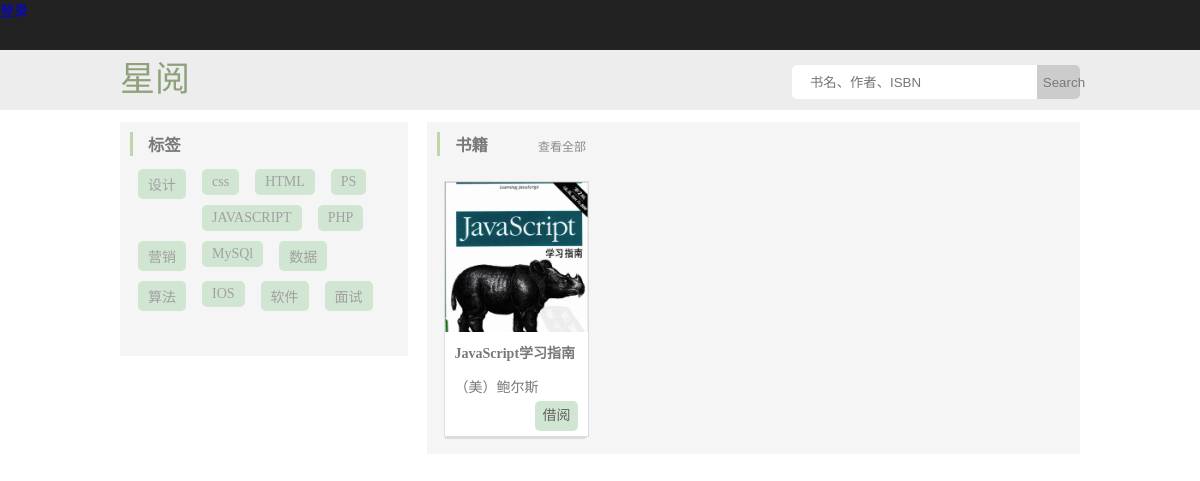
The app's page /page.php?id=5 with its own data.
### tables this page shows
CREATE TABLE `book_label` (
  `id` int(11) NOT NULL,
  `label` varchar(120) NOT NULL COMMENT '标签名'
);

CREATE TABLE `book_list` (
  `id` int(11) NOT NULL,
  `book` varchar(120) NOT NULL COMMENT '书名',
  `author` varchar(120) NOT NULL COMMENT '作者',
  `isbn` varchar(30) NOT NULL COMMENT 'ISBN码',
  `book_face` varchar(120) NOT NULL COMMENT '封面',
  `label` varchar(255) NOT NULL COMMENT '书的标签',
  `message` text NOT NULL COMMENT '书的说明',
  `level` int(11) NOT NULL COMMENT '书的级别（1：未借，0：借出，2：电子书）',
  `user_id` int(11) NOT NULL COMMENT '借书的用户'
);

### inc/db.php (called while the page is built, shortened)
<?php
class db{
	public $db;
	public function __construct(){
		$this->db = new mysqli('127.0.0.1',$GLOBALS['config']['user'],$GLOBALS['config']['password'],$GLOBALS['config']['database']);
		$this->db->set_charset('utf8');
	}
	public function query($sql){
		return $this->db->query($sql);
	}
	public function fetch($result){
		$data =[];
		while($row = mysqli_fetch_assoc($result)){
			$data []= $row;
		}
		return $data;
	}
}

### config/config.php (called while the page is built, shortened)
<?php
require_once 'inc/db.php';
$db=new db;

### page.php (the view)
<?php
require_once 'header.php';
$id = $_GET['id'];
?>
	<article class="wrap main_content">
		<div class="main">
			<div class="aside">
				<section class="label clear">
					<h3>标签</h3>
					<ul>
				<?php
					$label = $db->fetch($db->query("SELECT * FROM `book_label`"));
					foreach ($label as $k => $v) {
				?>
						<li><a href="page.php?id=<?=$v['id']?>"><?=$v['label']?></a></li>
				<?php } ?>
					</ul>
				</section>
			</div>
			<section class="content">
				<h3>书籍<a href="bookMore.php" class="more">查看全部</a></h3>
				<ul>
			<?php  $bookList = $db->fetch($db->query("SELECT * FROM `book_list` WHERE FIND_IN_SET('$id',label)"));
			if(empty($bookList)){
				echo '该类型的书籍尚未储存数据或已删除，请咨询管理员';
			}else{
					foreach ($bookList as $k => $v) {
			?>
					<li>
						<span class="book_face" style="background-image: url(<?=$v['book_face']?>)"></span>
						<span class="book_message">
							<strong><?=$v['book']?></strong>
							<span class="book_user"><?=$v['author']?></span>
							<a href="#" class="borrow">借阅</a>
						</span>
					</li>
			<?php  }}	 ?>
				</ul>
			</section>
		</div>
	</article>

### source/css/index.css (style rules this page uses)
body { font-family: "Microsoft Yahei";font-size: 14px;color:#787878; }
caption, tbody, tfoot, thead, tr, th, td, html, body, div, span, applet, object, iframe, h1, h2, h3, h4, h5, h6, p, blockquote, pre, a, abbr, acronym, address, big, cite, code, del, dfn, em, img, ins, kbd, q, s, samp, small, strike, strong, sub, sup, tt, var, dd, dl, dt, li, ol, ul, fieldset, form, label, legend, table { margin: 0px; padding: 0px; }
ul, li, ol { list-style: none; }
a { text-decoration: none; }
.wrap { width: 100%;margin: 0 auto; }
.main { width: 80%;max-width: 1200px;margin: 0 auto; }
h3 { margin-bottom: 3%;padding-left: 15px;border-left: 3px solid #c2d4aa; }
.more { font-size: 12px;font-weight: lighter;margin-left: 50px;color:#898989; }
.clear:after { content: "";display: block;clear: both; }
.main_content { margin-top:1%; }
.aside, .content { min-height: 200px; background: #f5f5f5; box-sizing: border-box; padding: 10px; }
.aside { width: 30%;float: left; }
.aside section { margin-bottom: 30px; }
.aside section li a { float: left; }
.label li a { padding: 5px 10px;background:#d1e5d3;margin: 5px 8px;color:#a0a0a0;border-radius: 5px; }
.content { margin-left:32%;zoom:1; }
.content>ul { display: flex;flex-wrap: wrap; }
.book_face { height:150px;display: block;position: relative; background-size: cover; }
.book_user, .content>ul li strong { text-overflow:ellipsis; overflow:hidden; white-space:nowrap; }
.book_message { display: block;box-sizing: border-box;padding: 10px; }
.book_message>* { display: block; }
.borrow { width: 35%;line-height: 30px;text-align: center;background: #d1e5d3;border-radius: 5px;float: right;margin: 5px 0;color: #636363; }
.content>ul li { width: 23%;min-height:250px;background: #fff;margin:1%;position: relative;box-sizing: border-box;border: 1px solid #ddd; }
.content>ul li:before, .content>ul li:after { position: absolute;border-bottom: 1px solid #ddd;content: "";display: block;margin: 0 auto; }
.content>ul li:before { bottom: -2px;width: 99%; }
.content>ul li:after { bottom: -3px;width: 98%; }
.content>ul li strong { margin-bottom:1em; }

### records on screen
book_label: label "设计"
book_label: label "css"
book_label: label "HTML"
book_label: label "PS"
book_label: label "JAVASCRIPT"
book_label: label "PHP"
book_label: label "营销"
book_label: label "MySQl"
book_label: label "数据"
book_label: label "算法"
book_label: label "IOS"
book_label: label "软件"
book_label: label "面试"
book_list: book_face (picture), book "JavaScript学习指南", author "（美）鲍尔斯"
